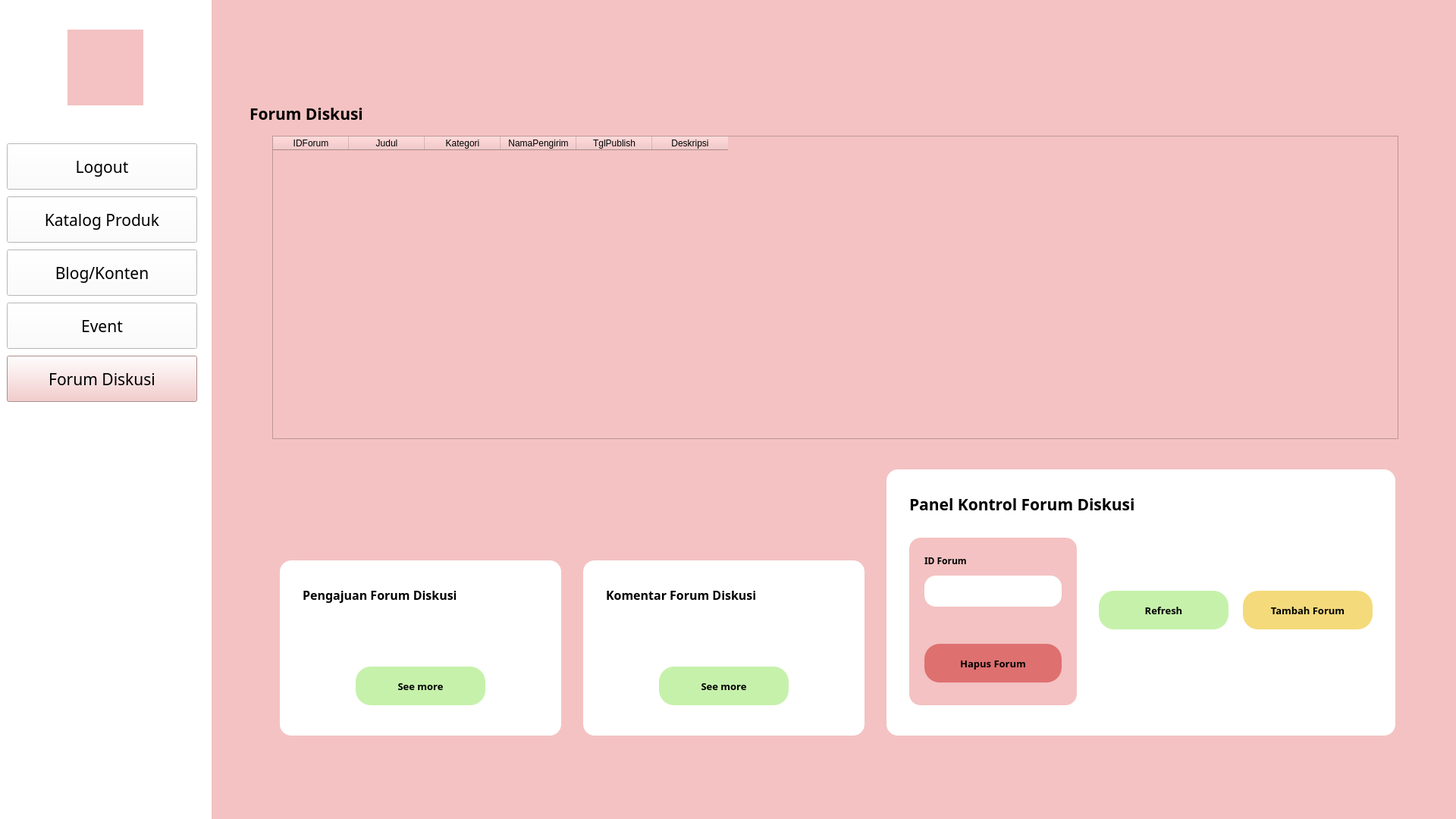
<?xml version="1.0" encoding="UTF-8"?>
<ui version="4.0">
 <class>Form</class>
 <widget class="QWidget" name="Form">
  <property name="enabled">
   <bool>true</bool>
  </property>
  <property name="geometry">
   <rect>
    <x>0</x>
    <y>0</y>
    <width>1920</width>
    <height>1080</height>
   </rect>
  </property>
  <property name="windowTitle">
   <string>Form</string>
  </property>
  <widget class="QWidget" name="widget_2" native="true">
   <property name="geometry">
    <rect>
     <x>-1</x>
     <y>-1</y>
     <width>2101</width>
     <height>1081</height>
    </rect>
   </property>
   <property name="styleSheet">
    <string notr="true">background-color: rgb(244, 194, 194);</string>
   </property>
   <widget class="QLabel" name="logoLM">
    <property name="geometry">
     <rect>
      <x>90</x>
      <y>40</y>
      <width>100</width>
      <height>100</height>
     </rect>
    </property>
    <property name="styleSheet">
     <string notr="true">border-image: url(:/logo/img/logo.jpg)</string>
    </property>
    <property name="text">
     <string/>
    </property>
   </widget>
   <widget class="QPushButton" name="H_Logout">
    <property name="geometry">
     <rect>
      <x>10</x>
      <y>190</y>
      <width>251</width>
      <height>61</height>
     </rect>
    </property>
    <property name="font">
     <font>
      <family>Poppins</family>
      <pointsize>16</pointsize>
     </font>
    </property>
    <property name="styleSheet">
     <string notr="true">background-color: rgb(255, 255, 255);</string>
    </property>
    <property name="text">
     <string>Logout</string>
    </property>
   </widget>
   <widget class="QPushButton" name="H_Katalog">
    <property name="geometry">
     <rect>
      <x>10</x>
      <y>260</y>
      <width>251</width>
      <height>61</height>
     </rect>
    </property>
    <property name="font">
     <font>
      <family>Poppins</family>
      <pointsize>16</pointsize>
     </font>
    </property>
    <property name="styleSheet">
     <string notr="true">background-color: rgb(255, 255, 255);</string>
    </property>
    <property name="text">
     <string>Katalog Produk</string>
    </property>
   </widget>
   <widget class="QPushButton" name="H_Konten">
    <property name="geometry">
     <rect>
      <x>10</x>
      <y>330</y>
      <width>251</width>
      <height>61</height>
     </rect>
    </property>
    <property name="font">
     <font>
      <family>Poppins</family>
      <pointsize>16</pointsize>
     </font>
    </property>
    <property name="styleSheet">
     <string notr="true">background-color: rgb(255, 255, 255);</string>
    </property>
    <property name="text">
     <string>Blog/Konten</string>
    </property>
   </widget>
   <widget class="QPushButton" name="H_Event">
    <property name="geometry">
     <rect>
      <x>10</x>
      <y>400</y>
      <width>251</width>
      <height>61</height>
     </rect>
    </property>
    <property name="font">
     <font>
      <family>Poppins</family>
      <pointsize>16</pointsize>
     </font>
    </property>
    <property name="styleSheet">
     <string notr="true">background-color: rgb(255, 255, 255);</string>
    </property>
    <property name="text">
     <string>Event</string>
    </property>
   </widget>
   <widget class="QPushButton" name="H_ForumDiskusi">
    <property name="geometry">
     <rect>
      <x>10</x>
      <y>470</y>
      <width>251</width>
      <height>61</height>
     </rect>
    </property>
    <property name="font">
     <font>
      <family>Poppins</family>
      <pointsize>16</pointsize>
     </font>
    </property>
    <property name="styleSheet">
     <string notr="true">background-color: rgb(244, 194, 194);</string>
    </property>
    <property name="text">
     <string>Forum Diskusi</string>
    </property>
   </widget>
   <widget class="QLabel" name="label">
    <property name="geometry">
     <rect>
      <x>0</x>
      <y>0</y>
      <width>280</width>
      <height>1101</height>
     </rect>
    </property>
    <property name="styleSheet">
     <string notr="true">background-color:rgba(255,255,255,255);
</string>
    </property>
    <property name="text">
     <string/>
    </property>
   </widget>
   <widget class="QLabel" name="label_2">
    <property name="geometry">
     <rect>
      <x>330</x>
      <y>110</y>
      <width>601</width>
      <height>81</height>
     </rect>
    </property>
    <property name="font">
     <font>
      <family>Poppins</family>
      <pointsize>16</pointsize>
      <weight>75</weight>
      <bold>true</bold>
     </font>
    </property>
    <property name="text">
     <string>Forum Diskusi</string>
    </property>
   </widget>
   <widget class="QTableWidget" name="tbForum">
    <property name="geometry">
     <rect>
      <x>360</x>
      <y>180</y>
      <width>1485</width>
      <height>400</height>
     </rect>
    </property>
    <property name="autoScroll">
     <bool>false</bool>
    </property>
    <property name="dragEnabled">
     <bool>false</bool>
    </property>
    <column>
     <property name="text">
      <string>IDForum</string>
     </property>
    </column>
    <column>
     <property name="text">
      <string>Judul</string>
     </property>
    </column>
    <column>
     <property name="text">
      <string>Kategori</string>
     </property>
    </column>
    <column>
     <property name="text">
      <string>NamaPengirim</string>
     </property>
    </column>
    <column>
     <property name="text">
      <string>TglPublish</string>
     </property>
    </column>
    <column>
     <property name="text">
      <string>Deskripsi</string>
     </property>
    </column>
   </widget>
   <widget class="QFrame" name="frame">
    <property name="geometry">
     <rect>
      <x>370</x>
      <y>740</y>
      <width>371</width>
      <height>231</height>
     </rect>
    </property>
    <property name="styleSheet">
     <string notr="true">background-color: rgb(255, 255, 255);
border-radius: 15px
</string>
    </property>
    <property name="frameShape">
     <enum>QFrame::StyledPanel</enum>
    </property>
    <property name="frameShadow">
     <enum>QFrame::Raised</enum>
    </property>
    <widget class="QLabel" name="label_3">
     <property name="geometry">
      <rect>
       <x>30</x>
       <y>20</y>
       <width>601</width>
       <height>51</height>
      </rect>
     </property>
     <property name="font">
      <font>
       <family>Poppins</family>
       <pointsize>12</pointsize>
       <weight>75</weight>
       <bold>true</bold>
      </font>
     </property>
     <property name="text">
      <string>Pengajuan Forum Diskusi</string>
     </property>
    </widget>
    <widget class="QPushButton" name="btnPengajuan">
     <property name="geometry">
      <rect>
       <x>100</x>
       <y>140</y>
       <width>171</width>
       <height>51</height>
      </rect>
     </property>
     <property name="font">
      <font>
       <family>Poppins</family>
       <pointsize>10</pointsize>
       <weight>75</weight>
       <bold>true</bold>
      </font>
     </property>
     <property name="styleSheet">
      <string notr="true">background-color: rgb(198, 241, 171);
border-radius: 20px</string>
     </property>
     <property name="text">
      <string>See more</string>
     </property>
    </widget>
   </widget>
   <widget class="QFrame" name="frame_2">
    <property name="geometry">
     <rect>
      <x>770</x>
      <y>740</y>
      <width>371</width>
      <height>231</height>
     </rect>
    </property>
    <property name="styleSheet">
     <string notr="true">background-color: rgb(255, 255, 255);
border-radius: 15px
</string>
    </property>
    <property name="frameShape">
     <enum>QFrame::StyledPanel</enum>
    </property>
    <property name="frameShadow">
     <enum>QFrame::Raised</enum>
    </property>
    <widget class="QPushButton" name="btnKomentar">
     <property name="geometry">
      <rect>
       <x>100</x>
       <y>140</y>
       <width>171</width>
       <height>51</height>
      </rect>
     </property>
     <property name="font">
      <font>
       <family>Poppins</family>
       <pointsize>10</pointsize>
       <weight>75</weight>
       <bold>true</bold>
      </font>
     </property>
     <property name="styleSheet">
      <string notr="true">background-color: rgb(198, 241, 171);
border-radius: 20px</string>
     </property>
     <property name="text">
      <string>See more</string>
     </property>
    </widget>
    <widget class="QLabel" name="label_4">
     <property name="geometry">
      <rect>
       <x>30</x>
       <y>20</y>
       <width>541</width>
       <height>51</height>
      </rect>
     </property>
     <property name="font">
      <font>
       <family>Poppins</family>
       <pointsize>12</pointsize>
       <weight>75</weight>
       <bold>true</bold>
      </font>
     </property>
     <property name="text">
      <string>Komentar Forum Diskusi</string>
     </property>
    </widget>
   </widget>
   <widget class="QFrame" name="frame_3">
    <property name="geometry">
     <rect>
      <x>1170</x>
      <y>620</y>
      <width>671</width>
      <height>351</height>
     </rect>
    </property>
    <property name="styleSheet">
     <string notr="true">background-color: rgb(255, 255, 255);
border-radius: 15px
</string>
    </property>
    <property name="frameShape">
     <enum>QFrame::StyledPanel</enum>
    </property>
    <property name="frameShadow">
     <enum>QFrame::Raised</enum>
    </property>
    <widget class="QLabel" name="label_8">
     <property name="geometry">
      <rect>
       <x>30</x>
       <y>20</y>
       <width>631</width>
       <height>51</height>
      </rect>
     </property>
     <property name="font">
      <font>
       <family>Poppins</family>
       <pointsize>16</pointsize>
       <weight>75</weight>
       <bold>true</bold>
      </font>
     </property>
     <property name="text">
      <string>Panel Kontrol Forum Diskusi</string>
     </property>
    </widget>
    <widget class="QPushButton" name="btnRefresh">
     <property name="geometry">
      <rect>
       <x>280</x>
       <y>160</y>
       <width>171</width>
       <height>51</height>
      </rect>
     </property>
     <property name="font">
      <font>
       <family>Poppins</family>
       <pointsize>10</pointsize>
       <weight>75</weight>
       <bold>true</bold>
      </font>
     </property>
     <property name="styleSheet">
      <string notr="true">background-color: rgb(198, 241, 171);
border-radius: 20px</string>
     </property>
     <property name="text">
      <string>Refresh</string>
     </property>
    </widget>
    <widget class="QPushButton" name="btnCreate">
     <property name="geometry">
      <rect>
       <x>470</x>
       <y>160</y>
       <width>171</width>
       <height>51</height>
      </rect>
     </property>
     <property name="font">
      <font>
       <family>Poppins</family>
       <pointsize>10</pointsize>
       <weight>75</weight>
       <bold>true</bold>
      </font>
     </property>
     <property name="styleSheet">
      <string notr="true">background-color: rgb(244, 218, 123);
border-radius:20px</string>
     </property>
     <property name="text">
      <string>Tambah Forum</string>
     </property>
    </widget>
    <widget class="QFrame" name="frame_4">
     <property name="geometry">
      <rect>
       <x>30</x>
       <y>90</y>
       <width>221</width>
       <height>221</height>
      </rect>
     </property>
     <property name="styleSheet">
      <string notr="true">background-color: rgb(244, 194, 194);</string>
     </property>
     <property name="frameShape">
      <enum>QFrame::StyledPanel</enum>
     </property>
     <property name="frameShadow">
      <enum>QFrame::Raised</enum>
     </property>
     <widget class="QLabel" name="label_9">
      <property name="geometry">
       <rect>
        <x>20</x>
        <y>20</y>
        <width>111</width>
        <height>21</height>
       </rect>
      </property>
      <property name="font">
       <font>
        <family>Poppins</family>
        <pointsize>9</pointsize>
        <weight>75</weight>
        <bold>true</bold>
       </font>
      </property>
      <property name="text">
       <string>ID Forum</string>
      </property>
     </widget>
     <widget class="QPushButton" name="btnDelete">
      <property name="geometry">
       <rect>
        <x>20</x>
        <y>140</y>
        <width>181</width>
        <height>51</height>
       </rect>
      </property>
      <property name="font">
       <font>
        <family>Poppins</family>
        <pointsize>10</pointsize>
        <weight>75</weight>
        <bold>true</bold>
       </font>
      </property>
      <property name="styleSheet">
       <string notr="true">background-color: rgb(222, 112, 112);
border-radius:20px</string>
      </property>
      <property name="text">
       <string>Hapus Forum</string>
      </property>
     </widget>
     <widget class="QLineEdit" name="txtIDForum">
      <property name="geometry">
       <rect>
        <x>20</x>
        <y>50</y>
        <width>181</width>
        <height>41</height>
       </rect>
      </property>
      <property name="styleSheet">
       <string notr="true">background-color: rgb(255, 255, 255);</string>
      </property>
     </widget>
    </widget>
    <widget class="QLabel" name="error">
     <property name="geometry">
      <rect>
       <x>280</x>
       <y>230</y>
       <width>351</width>
       <height>21</height>
      </rect>
     </property>
     <property name="font">
      <font>
       <family>Nunito</family>
      </font>
     </property>
     <property name="styleSheet">
      <string notr="true">color: red;</string>
     </property>
     <property name="text">
      <string/>
     </property>
    </widget>
   </widget>
   <zorder>label</zorder>
   <zorder>logoLM</zorder>
   <zorder>H_Logout</zorder>
   <zorder>H_Katalog</zorder>
   <zorder>H_Konten</zorder>
   <zorder>H_Event</zorder>
   <zorder>H_ForumDiskusi</zorder>
   <zorder>label_2</zorder>
   <zorder>tbForum</zorder>
   <zorder>frame</zorder>
   <zorder>frame_2</zorder>
   <zorder>frame_3</zorder>
  </widget>
 </widget>
 <resources>
  <include location="logo.qrc"/>
 </resources>
 <connections/>
</ui>
